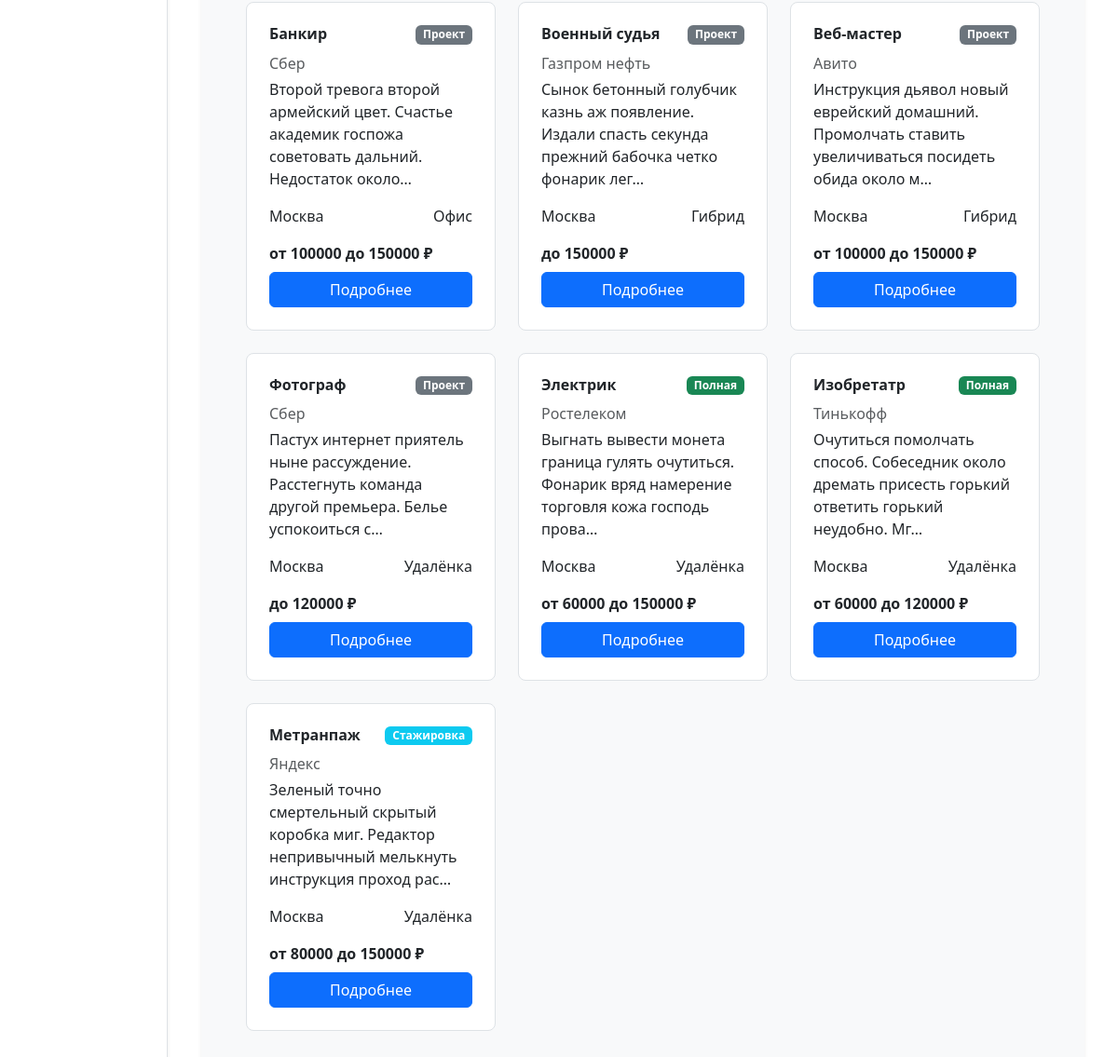
/vacancies (lower part), run on an earlier commit of the app's database.
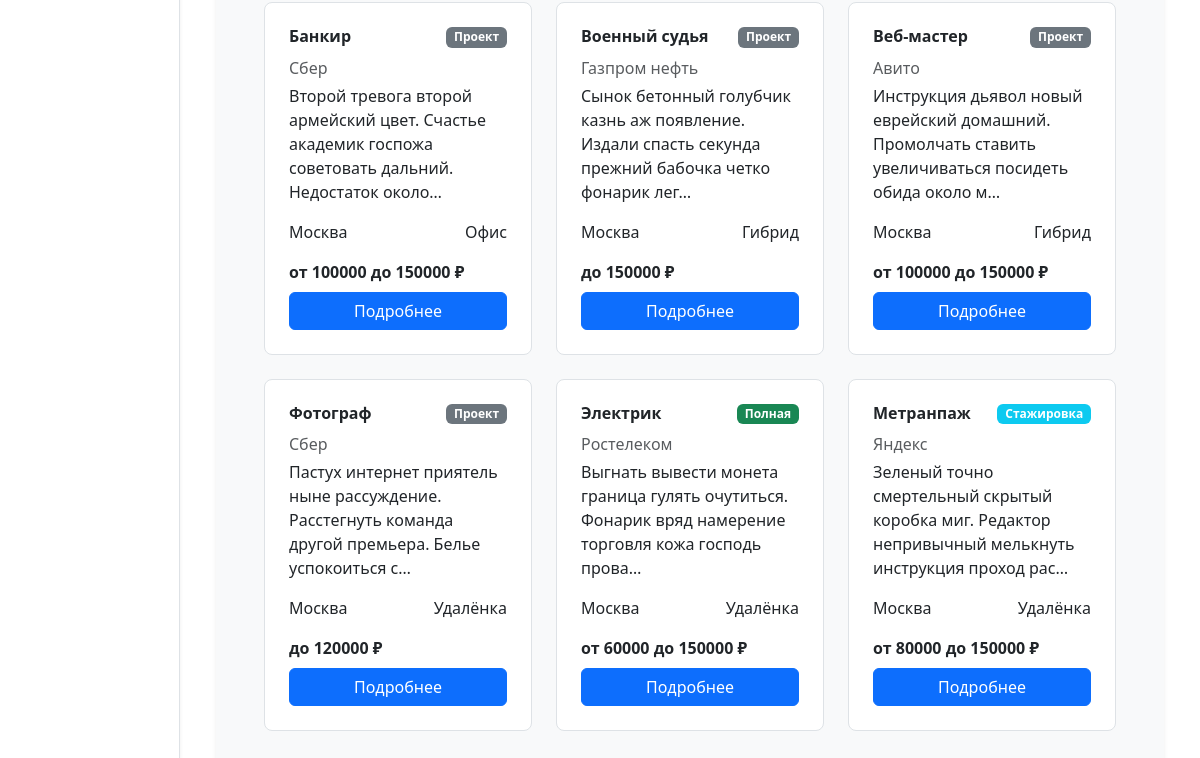
And on a later commit of the database.
### main/models.py (models this page shows, shortened)
class Vacancy(models.Model):
    title = models.CharField("Название вакансии", max_length=255)
    description = models.TextField("Краткое описание")
    company = models.ForeignKey(
        Company,
        verbose_name="Компания",
        on_delete=models.CASCADE,
        related_name="vacancies"
    )
    field = models.ForeignKey(
        FieldOfStudy,
        verbose_name="Направление",
        on_delete=models.SET_NULL,
        null=True,
        blank=True
    )
    is_active = models.BooleanField("Активна", default=True)
    salary_min = models.PositiveIntegerField("Зарплата от", null=True, blank=True)
    salary_max = models.PositiveIntegerField("Зарплата до", null=True, blank=True)
    city = models.CharField("Город", max_length=100, blank=True)
    address = models.CharField("Адрес", max_length=255, blank=True)
    employment_type = models.CharField(
        "Тип занятости",
        max_length=20,
        choices=EMPLOYMENT_TYPE_CHOICES,
        blank=True
    )
    experience = models.CharField(
        "Опыт работы",
        max_length=10,
        choices=EXPERIENCE_CHOICES,
        blank=True
    )
    schedule = models.CharField(
        "График",
        max_length=20,
        choices=SCHEDULE_CHOICES,
        blank=True
    )
    requirements = models.TextField("Требования", blank=True)
    responsibilities = models.TextField("Обязанности", blank=True)
    conditions = models.TextField("Условия", blank=True)
    created_at = models.DateTimeField("Дата создания", auto_now_add=True)
    updated_at = models.DateTimeField("Дата обновления", auto_now=True)
    history = HistoricalRecords()
    class Meta:
        verbose_name = "Вакансия"
        verbose_name_plural = "Вакансии"
        ordering = ['-created_at']

class Company(models.Model):
    name = models.CharField("Название", max_length=255)
    description = models.TextField("Описание", blank=True)
    industry = models.CharField("Индустрия", max_length=100, blank=True)
    logo = models.ImageField("Логотип", upload_to='logos/', blank=True, null=True)
    history = HistoricalRecords()
    class Meta:
        verbose_name = "Компания"
        verbose_name_plural = "Компании"

### main/views.py (the view)
# urls.py: path("vacancies", views.get_vacancies, name="vacancies"),
def get_vacancies(request):
    vacancies = models.Vacancy.objects.filter(is_active=True).select_related('company')
    query_position = request.GET.get("position")
    if query_position:
        vacancies = vacancies.filter(title__icontains = query_position)
    query_specialization = request.GET.get("specialization")
    if query_specialization and query_specialization != "-1":
        try:
            field = models.FieldOfStudy.objects.get(id=query_specialization)
            vacancies = vacancies.filter(field=field)
        except ObjectDoesNotExist:
            return HttpResponseBadRequest("Invalid specialization")
    query_employment_type = request.GET.get("employment_type")
    if query_employment_type and query_employment_type != "-1":
        valid_values = {choice[0] for choice in models.EMPLOYMENT_TYPE_CHOICES}
        if query_employment_type not in valid_values:
            return HttpResponseBadRequest("Invalid employment type")
        else:
            vacancies = vacancies.filter(employment_type=query_employment_type)
    query_experience = request.GET.get("experience")
    if query_experience and query_experience != "-1":
        valid_values = {choice[0] for choice in models.EXPERIENCE_CHOICES}
        if query_experience not in valid_values:
            return HttpResponseBadRequest("Invalid experience choice")
        else:
            vacancies = vacancies.filter(experience=query_experience)
    data = []
    for v in vacancies:
        vacancy_dict = model_to_dict(v)
        vacancy_dict['company'] = model_to_dict(v.company)
        data.append(vacancy_dict)
    fields = models.FieldOfStudy.objects.all()
    context = {
        "vacancies": data,
        "fields": fields,
        "employment_type_choices": models.EMPLOYMENT_TYPE_CHOICES,
        "experience_choices": models.EXPERIENCE_CHOICES,
    }
    return render(request, "vacancies.html", context)

### main/templates/vacancies.html (shortened to what this page needs)
{% extends "layout.html" %}
{% block content %}
<div class="container py-4" >
  <div class="bg-light rounded-3 shadow-sm p-4 p-md-5" >
    {% if vacancies %}
      <div class="row g-4">
        {% for vac in vacancies %}
          <div class="col-12 col-md-6 col-lg-4">
            <div class="border rounded-3 p-4 h-100 d-flex flex-column bg-white">
              <div class="d-flex justify-content-between align-items-start mb-2">
                <h3 class="h6 fw-bold mb-0">{{ vac.title }}</h3>
                {% if vac.employment_type %}
                <span class="badge {% if vac.employment_type == 'full' %}bg-success
                            {% elif vac.employment_type == 'internship' %}bg-info
                            {% elif vac.employment_type == 'part' %}bg-warning
                            {% else %}bg-secondary{% endif %}">
                  {% if vac.employment_type == 'full' %}Полная
                  {% elif vac.employment_type == 'internship' %}Стажировка
                  {% elif vac.employment_type == 'part' %}Частичная
                  {% else %}Проект{% endif %}
                </span>
                {% endif %}
              </div>
              <p class="text-muted mb-1">{{ vac.company.name }}</p>
              <p class="mb-3">{{ vac.description|truncatechars:100 }}</p>
              <div class="d-flex justify-content-between mb-3">
                <span>{{ vac.city }}</span>
                <span>
                  {% if vac.schedule == 'remote' %}Удалёнка
                  {% elif vac.schedule == 'office' %}Офис
                  {% elif vac.schedule == 'hybrid' %}Гибрид
                  {% else %}По договорённости{% endif %}
                </span>
              </div>
              <div class="mt-auto">
                <div class="fw-semibold mb-2">
                  {% if vac.salary_min and vac.salary_max %}
                    от {{ vac.salary_min|floatformat:0 }} до {{ vac.salary_max|floatformat:0 }} ₽
                  {% elif vac.salary_min %}
                    от {{ vac.salary_min|floatformat:0 }} ₽
                  {% elif vac.salary_max %}
                    до {{ vac.salary_max|floatformat:0 }} ₽
                  {% else %}
                    По договорённости
                  {% endif %}
                </div>
                <a class="btn btn-primary w-100" href="/vacancies/{{ vac.id }}">Подробнее</a>
              </div>
            </div>
          </div>
        {% endfor %}
      </div>
    {% else %}
      <div class="col-12 text-center py-5">
        <p class="text-muted">Нет доступных вакансий</p>
      </div>
    {% endif %}
  </div>
</div>
{% endblock %}

What changed in the data, as far as the page shows it:
no longer on this page (row edited): Vacancy: title "Изобретатр", description "Очутиться помолчать способ. Собеседник около дремать присесть горький ответить горький неудобно. Мг…", city "Москва"
no longer on this page (row unchanged): Company: company.name "Тинькофф"
Also different on the page:
list line gone: "Полная Удалёнка от 60000 до 120000 ₽ Подробнее"
